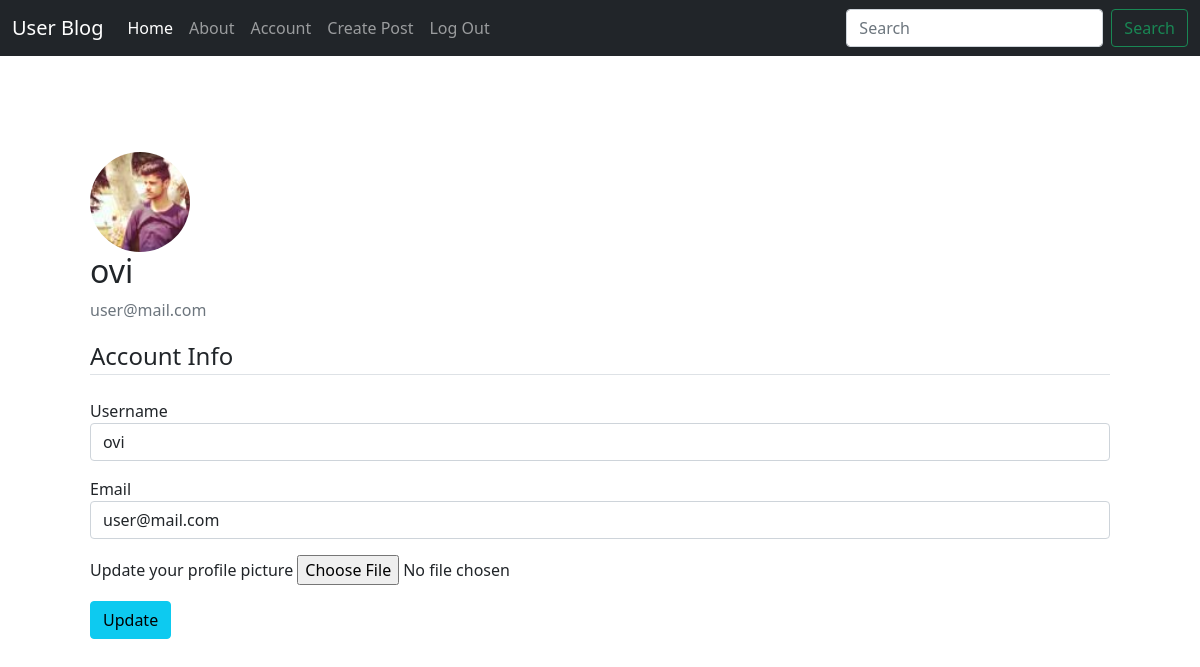
Page /account (signed in) on the committed database.
### blog/models.py (models this page shows, shortened)
class User(db.Model, UserMixin):
    id = db.Column(db.Integer, primary_key=True)
    username = db.Column(db.String(20), unique=True, nullable=False)
    email = db.Column(db.String(120), unique=True, nullable=False)
    image_file = db.Column(db.String(20), nullable=False, default='default.jpg')
    password = db.Column(db.String(60), nullable=False)
    posts = db.relationship('Post', backref='author', lazy=True)

### blog/users/routes.py (the view)
@users.route('/account', methods=['GET', 'POST'])
@login_required
def account():
    form = UpdateAccountForm()
    if form.validate_on_submit():
        if form.picture.data:
            picture_file = save_file(form.picture.data)
            current_user.image_file = picture_file
        current_user.username = form.username.data
        current_user.email = form.email.data
        db.session.commit()
        flash('Your account has been updated!', 'success')
        return redirect(url_for('users.account'))
    elif request.method == 'GET':
        form.username.data = current_user.username
        form.email.data = current_user.email
    return render_template('account.html', title='Account', form=form)

### blog/users/forms.py (shortened to what this page needs)
class UpdateAccountForm(FlaskForm):
    username = StringField('Username', validators=[DataRequired(), Length(min=2, max=20)])
    email = StringField('Email', validators=[DataRequired(), Email()])
    picture = FileField('Update your profile picture', validators=[FileAllowed(['jpg', 'png'])])
    submit = SubmitField('Update')

### blog/models.py (called while the page is built)
@login_manager.user_loader
def load_user(user_id):
    return User.query.get(int(user_id))

### blog/templates/account.html (shortened to what this page needs)
{% extends 'home.html' %}
{% block content %}
<div class="container p-5">
    <div class="media">
      <img class="rounded-circle account-img" src="{{ url_for('static', filename='imgs/'+current_user.image_file) }}">
      <div class="media-body">
        <h2 class="account-heading">{{ current_user.username }}</h2>
        <p class="text-secondary">{{ current_user.email }}</p>
      </div>
    </div>
    <form method="POST" action="" enctype="multipart/form-data">
        <fieldset class="form-group">
            <legend class="border-bottom mb-4">Account Info</legend>
            <div class="form-group mt-3">
                {{ form.username.label(class='form-control-label') }}
                {% if form.username.errors %}
                    {{ form.username(class='form-control is-invalid') }}
                    <div>
                        {% for error in form.username.errors %}
                            <span class="text-danger">{{ error }}</span>
                        {% endfor %}
                    </div>
                {% else %}
                    {{ form.username(class='form-control') }}
                {% endif %}
            </div>
            <div class="form-group mt-3">
                {{ form.email.label(class='form-control-label') }}
                {% if form.email.errors %}
                    {{ form.email(class='form-control is-invalid') }}
                    <div>
                        {% for error in form.email.errors %}
                            <span class="text-danger">{{ error }}</span>
                        {% endfor %}
                    </div>
                {% else %}
                    {{ form.email(class='form-control') }}
                {% endif %}
            </div>
            <div class="form-group mt-3">
                {{ form.picture.label() }}
                {{ form.picture(class="form-control-file") }}
            </div>
        </fieldset>
        <div class="form-group mt-3">
            {{ form.submit(class='btn btn-info') }}
        </div>
    </form>
</div>
{% endblock content %}

### blog/static/main.css (style rules this page uses)
.account-img { width: 100px; height: 100px; object-fit: cover; object-position: bottom; }

### rows in the picture
User: image_file (picture), username "ovi", email "user@mail.com"
